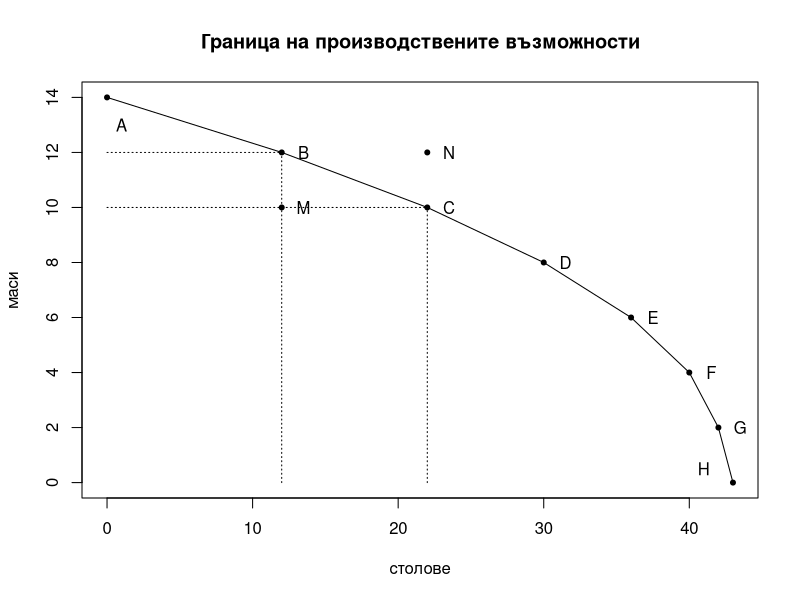
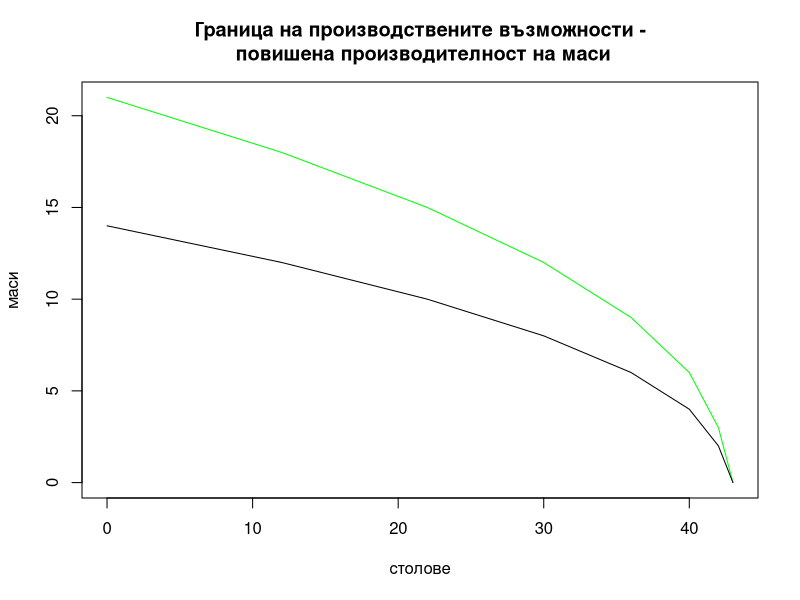
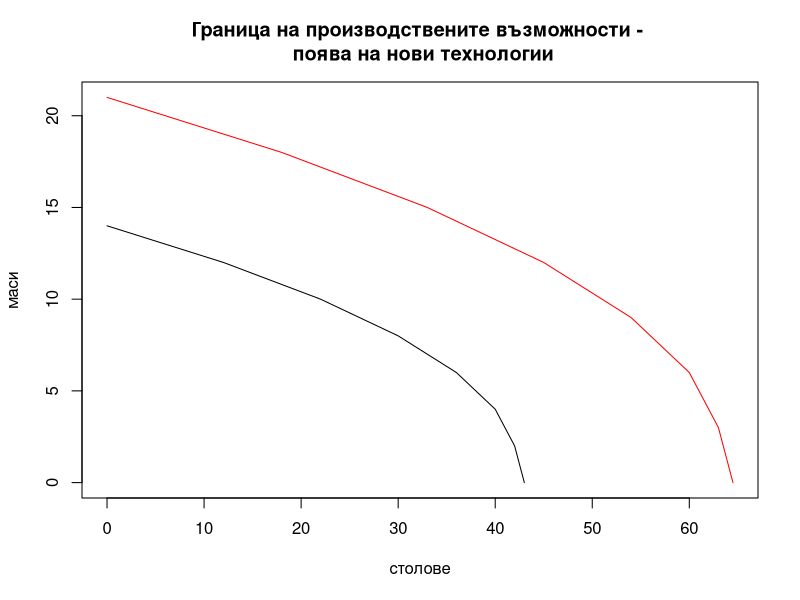

Write R code to recreate these figures, in order.
stolowe <- c(0, 12, 22, 30, 36, 40, 42, 43)
masi <- c(14, 12, 10, 8, 6, 4, 2, 0)

ppf.df <- data.frame(stolowe, masi)
row.names(ppf.df) <- LETTERS[seq(1:8)]
colnames(ppf.df) <- c("столове", "маси")
t(ppf.df)

plot(ppf.df, type = "l", xlab = "столове", ylab = "маси", main = "Граница на производствените възможности")
points(0,14, pch = 20) # A
text(1, 13, labels = "A")
points(12,12, pch = 20) # B
text(13.5, 12, labels = "B")
points(22,10, pch = 20) # C
text(23.5,10, labels = "C")
points(30,8, pch = 20) # D
text(31.5,8, labels = "D")
points(36,6, pch = 20) # E
text(37.5, 6, labels = "E")
points(40,4, pch = 20) # F
text(41.5,4, labels = "F")
points(42,2, pch = 20) # G
text(43.5, 2, labels = "G")
points(43,0, pch = 20) # H
text(41, 0.5, labels = "H")

# неефективно производство
points(12,10, pch = 20) # M
text(13.5, 10, labels = "M")
# недостижимо производство
points(22, 12, pch = 20) # N
text(23.5, 12, labels = "N")

segments(12,0,12,12, lty = 3)
segments(0,12,12,12, lty = 3)
segments(22,0,22,10, lty = 3)
segments(0,10,22,10, lty = 3)

# Изместване на кривата

ppf_tech.df <- data.frame(stolowe*1.5, masi*1.5)
ppf_tech_masi.df <- data.frame(stolowe, masi*1.5)

# Подобряване на производителността на маси
plot(ppf_tech_masi.df, col = "green", xlab = "столове", ylab = "маси", type = "l", 
     main = "Граница на производствените възможности -\n повишена производителност на маси")
lines(ppf.df)

# Подобряване на технологиите като цяло
plot(ppf_tech.df, type = "l", xlab = "столове", ylab = "маси", col = "red", 
     main = "Граница на производствените възможности - \n поява на нови технологии")
lines(ppf.df)



